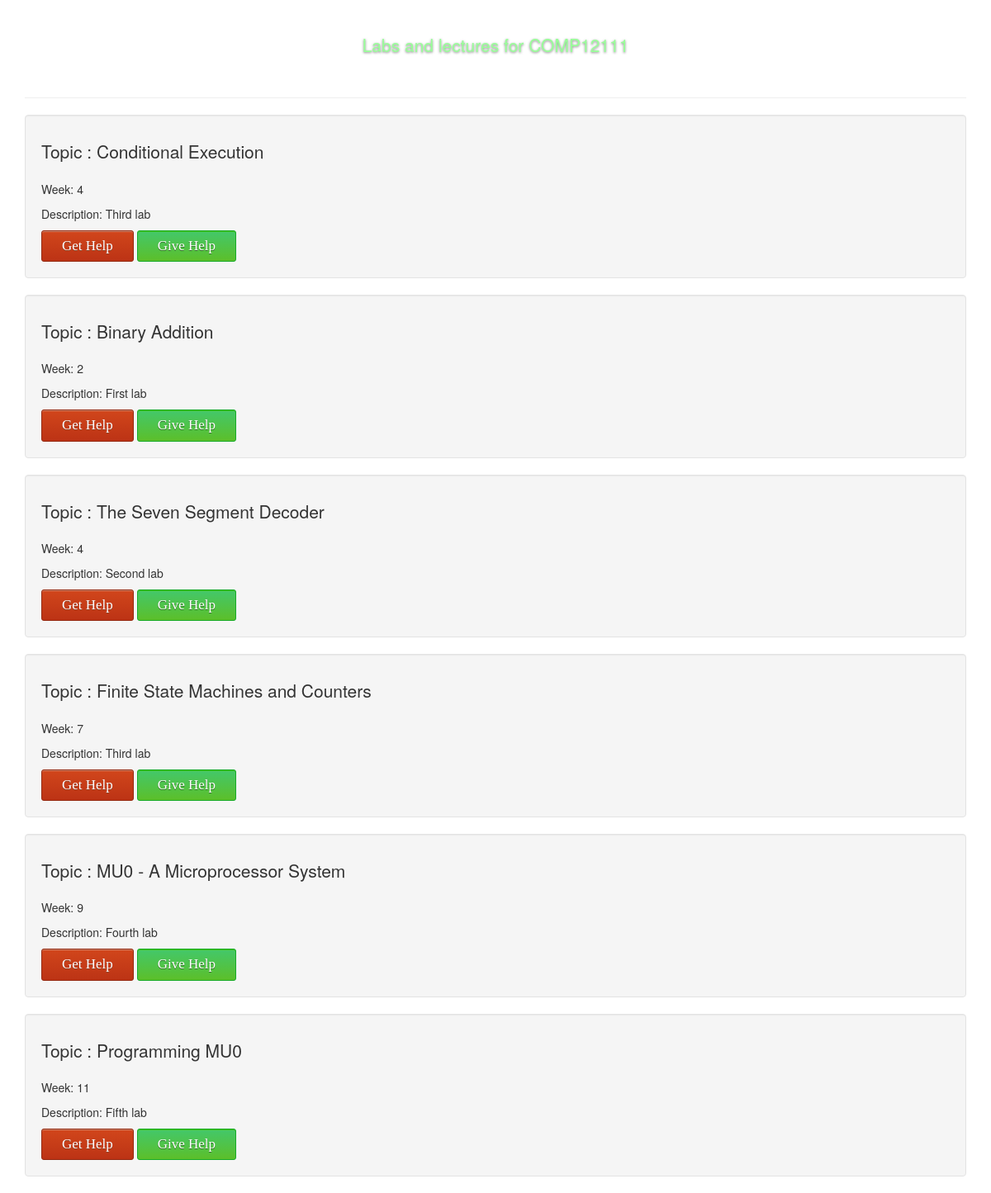
/includes/labs_page.php?courseType=COMP12111 (signed in), run on the app's committed database.
### tables this page shows
CREATE TABLE `labs` (
  `id` int(11) NOT NULL,
  `course_id` text NOT NULL,
  `course_name` varchar(100) NOT NULL,
  `lab_description` text NOT NULL,
  `week` int(11) NOT NULL,
  `topic` text NOT NULL
);

### includes/labs_page.php (the view, shortened to what this page needs)
<?php
include '../dbh.php';
?>
<!DOCTYPE html>
<html>
<head>
  <link rel="stylesheet" href="https://maxcdn.bootstrapcdn.com/bootstrap/3.3.7/css/bootstrap.min.css">
  <link href="../css/labs_page.css" rel="stylesheet">
</head>
<body>
  <div class = "container">
    <div class = "page-header">
      <?php
        $course = $_GET['courseType'];
        echo "<h1 class = 'lead text-center'>" . "Labs and lectures for " . $course . "</h1> <br>";
      ?>
    </div>
    <?php
       $sql = " SELECT * FROM labs WHERE course_id = '$course' ";
  		 $result = mysqli_query($conn, $sql);
  		 while ($row = mysqli_fetch_assoc($result))
  		 {
      		 	$labID = $row['id'];
            ?>
            <div class = "well">
              <p class = 'lead'>  Topic :  <?php echo $row['topic']; ?> </p>
              <p> Week: <?php echo $row['week'] ?></p>
              <p> Description: <?php echo $row['lab_description'] ?> </p>
              <form method = 'POST'>
                <div class = 'btn-group' id = 'buttonGroup'>
                  <button name = 'Get Help'id="<?php echo "get".$labID;?>" class="editedGetHelp"  type ="button" class ='btn btn-primary' value =' <?php echo $labID;?>' > Get Help </button>
                  <button name = 'Give Help' id="<?php echo "give".$labID;?>" class="editedGiveHelp" type = 'button'  class = 'btn btn-primary' value =' <?php echo $labID;?>'> Give Help </button>
                </div>
              </form>
            </div>
       <?php
       }
     ?>
</body>
</html>

### css/labs_page.css (style rules this page uses)
h1 { color: #99ff99; text-shadow: 0 1px 3px rgba(0,0,0,.5); }
html, body { height: 100%; background: url("../img/backgroundEmpty.png"); background-size: 100% 100%; background-repeat: no-repeat; background-attachment: fixed; }
.editedGetHelp { -moz-box-shadow:inset 0px 1px 0px 0px #cf866c; -webkit-box-shadow:inset 0px 1px 0px 0px #cf866c; box-shadow:inset 0px 1px 0px 0px #cf866c; background:-webkit-gradient(linear, left top, left bottom, color-stop(0.05, #d0451b), color-stop(1, #bc3315)); background:-moz-linear-gradient(top, #d0451b 5%, #bc3315 100%); background:-webkit-linear-gradient(top, #d0451b 5%, #bc3315 100%); background:-o-linear-gradient(top, #d0451b 5%, #bc3315 100%); background:-ms-linear-gradient(top, #d0451b 5%, #bc3315 100%); background:linear-gradient(to bottom, #d0451b 5%, #bc3315 100%); filter:progid:DXImageTransform.Microsoft.gradient(startColorstr='#d0451b', endColorstr='#bc3315',GradientType=0); background-color:#d0451b; -moz-border-radius:3px; -webkit-border-radius:3px; border-radius:3px; border:1px solid #942911; display:inline-block; cursor:pointer; color:#fffcff; font-family:Impact; font-size:17px; padding:6px 24px; text-decoration:none; text-shadow:0px 1px 0px #854629; }
.editedGiveHelp { -moz-box-shadow:inset 0px 1px 0px 0px #3dc21b; -webkit-box-shadow:inset 0px 1px 0px 0px #3dc21b; box-shadow:inset 0px 1px 0px 0px #3dc21b; background:-webkit-gradient(linear, left top, left bottom, color-stop(0.05, #44c767), color-stop(1, #5cbf2a)); background:-moz-linear-gradient(top, #44c767 5%, #5cbf2a 100%); background:-webkit-linear-gradient(top, #44c767 5%, #5cbf2a 100%); background:-o-linear-gradient(top, #44c767 5%, #5cbf2a 100%); background:-ms-linear-gradient(top, #44c767 5%, #5cbf2a 100%); background:linear-gradient(to bottom, #44c767 5%, #5cbf2a 100%); filter:progid:DXImageTransform.Microsoft.gradient(startColorstr='#44c767', endColorstr='#5cbf2a',GradientType=0); background-color:#44c767; -moz-border-radius:3px; -webkit-border-radius:3px; border-radius:3px; border:1px solid #18ab29; display:inline-block; cursor:pointer; color:#ffffff; font-family:Impact; font-size:17px; padding:6px 24px; text-decoration:none; text-shadow:0px 1px 0px #2f6627; }

### data on the page
labs: topic "Conditional Execution", week "4", lab_description "Third lab", $labID 3 (drawn)
labs: topic "Binary Addition", week "2", lab_description "First lab", $labID 16 (drawn)
labs: topic "The Seven Segment Decoder", week "4", lab_description "Second lab", $labID 17 (drawn)
labs: topic "Finite State Machines and Counters", week "7", lab_description "Third lab", $labID 18 (drawn)
labs: topic "MU0 - A Microprocessor System", week "9", lab_description "Fourth lab", $labID 19 (drawn)
labs: topic "Programming MU0", week "11", lab_description "Fifth lab", $labID 20 (drawn)

### other printed values
$course "COMP12111"
